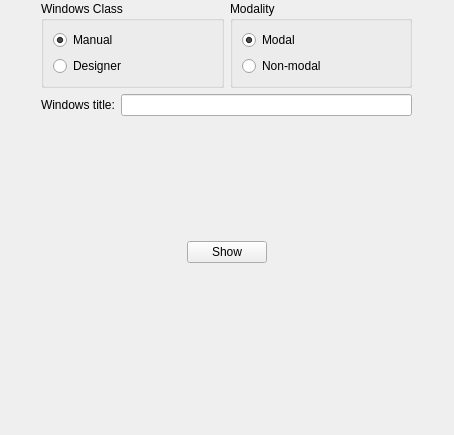
<?xml version="1.0" encoding="UTF-8"?>
<ui version="4.0">
 <class>MultiChoiceWindow</class>
 <widget class="QWidget" name="MultiChoiceWindow">
  <property name="geometry">
   <rect>
    <x>0</x>
    <y>0</y>
    <width>454</width>
    <height>435</height>
   </rect>
  </property>
  <property name="windowTitle">
   <string>Form</string>
  </property>
  <widget class="QWidget" name="layoutWidget">
   <property name="geometry">
    <rect>
     <x>41</x>
     <y>1</y>
     <width>371</width>
     <height>381</height>
    </rect>
   </property>
   <layout class="QVBoxLayout" name="verticalLayout_3">
    <item>
     <layout class="QHBoxLayout" name="horizontalLayout">
      <item>
       <widget class="QGroupBox" name="groupBox">
        <property name="title">
         <string>Windows Class</string>
        </property>
        <layout class="QVBoxLayout" name="verticalLayout">
         <item>
          <widget class="QRadioButton" name="radioManual">
           <property name="text">
            <string>Manual</string>
           </property>
           <property name="checked">
            <bool>true</bool>
           </property>
          </widget>
         </item>
         <item>
          <widget class="QRadioButton" name="radioDesigner">
           <property name="text">
            <string>Designer</string>
           </property>
          </widget>
         </item>
        </layout>
       </widget>
      </item>
      <item>
       <widget class="QGroupBox" name="groupBox_2">
        <property name="title">
         <string>Modality</string>
        </property>
        <layout class="QVBoxLayout" name="verticalLayout_2">
         <item>
          <widget class="QRadioButton" name="radioModal">
           <property name="text">
            <string>Modal</string>
           </property>
           <property name="checked">
            <bool>true</bool>
           </property>
          </widget>
         </item>
         <item>
          <widget class="QRadioButton" name="radioNonModal">
           <property name="text">
            <string>Non-modal</string>
           </property>
          </widget>
         </item>
        </layout>
       </widget>
      </item>
     </layout>
    </item>
    <item>
     <layout class="QHBoxLayout" name="horizontalLayout_2">
      <item>
       <widget class="QLabel" name="label">
        <property name="text">
         <string>Windows title:</string>
        </property>
       </widget>
      </item>
      <item>
       <widget class="QLineEdit" name="titleEdit"/>
      </item>
     </layout>
    </item>
    <item>
     <spacer name="verticalSpacer_2">
      <property name="orientation">
       <enum>Qt::Vertical</enum>
      </property>
      <property name="sizeHint" stdset="0">
       <size>
        <width>20</width>
        <height>40</height>
       </size>
      </property>
     </spacer>
    </item>
    <item>
     <layout class="QHBoxLayout" name="horizontalLayout_3">
      <item>
       <spacer name="horizontalSpacer">
        <property name="orientation">
         <enum>Qt::Horizontal</enum>
        </property>
        <property name="sizeHint" stdset="0">
         <size>
          <width>40</width>
          <height>20</height>
         </size>
        </property>
       </spacer>
      </item>
      <item>
       <widget class="QPushButton" name="pushButton">
        <property name="text">
         <string>Show</string>
        </property>
       </widget>
      </item>
      <item>
       <spacer name="horizontalSpacer_2">
        <property name="orientation">
         <enum>Qt::Horizontal</enum>
        </property>
        <property name="sizeHint" stdset="0">
         <size>
          <width>40</width>
          <height>20</height>
         </size>
        </property>
       </spacer>
      </item>
     </layout>
    </item>
    <item>
     <spacer name="verticalSpacer">
      <property name="orientation">
       <enum>Qt::Vertical</enum>
      </property>
      <property name="sizeHint" stdset="0">
       <size>
        <width>20</width>
        <height>40</height>
       </size>
      </property>
     </spacer>
    </item>
   </layout>
  </widget>
 </widget>
 <resources/>
 <connections/>
</ui>
